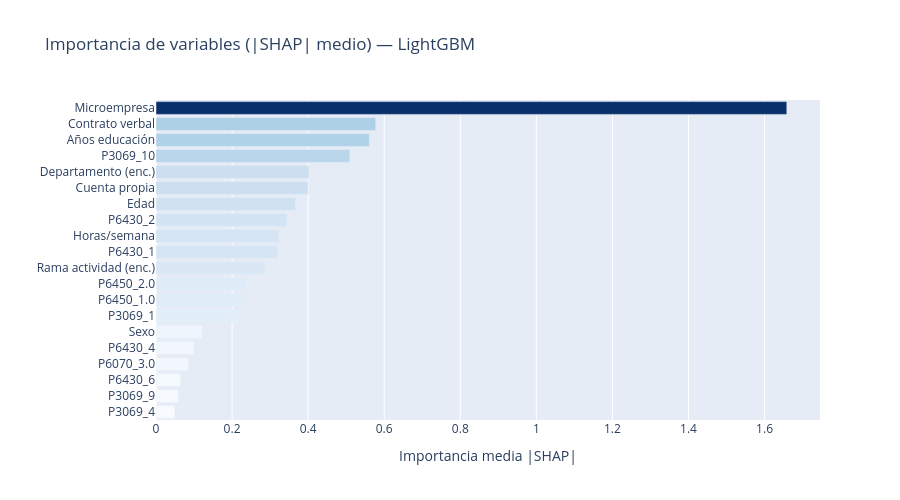

Write notebook code for a chart like this one.
### Markdown cell above
---
### SHAP — Importancia de variables (Plotly interactivo)

### Code cell
SAMPLE_SHAP = 2000
X_shap = X_test.sample(SAMPLE_SHAP, random_state=42)

explainer   = shap.TreeExplainer(modelo)
shap_values = explainer.shap_values(X_shap)
sv = shap_values[1] if isinstance(shap_values, list) else shap_values

NOMBRES = {
    'P6040':'Edad', 'ANIOS_EDU':'Años educación', 'P6800':'Horas/semana',
    'P3271':'Sexo', 'CLASE':'Zona (urbana/rural)',
    'CUENTA_PROPIA':'Cuenta propia', 'MICROEMPRESA':'Microempresa',
    'SUBEMPLEADO':'Subempleado', 'PLURIEMPLEO':'Pluriempleo',
    'CONTRATO_VERBAL':'Contrato verbal',
    '0':'Rama actividad (enc.)', '1':'Departamento (enc.)'
}
feat_names = [NOMBRES.get(c, c) for c in X_shap.columns]

# Importancia media |SHAP| como barras Plotly
mean_abs = pd.Series(np.abs(sv).mean(axis=0), index=feat_names).sort_values(ascending=True)
mean_abs = mean_abs.tail(20)  # top 20

fig_shap = px.bar(
    x=mean_abs.values, y=mean_abs.index, orientation='h',
    title=f'Importancia de variables (|SHAP| medio) — {meta["model"]}',
    labels={'x': 'Importancia media |SHAP|', 'y': ''},
    color=mean_abs.values, color_continuous_scale='Blues',
    height=500
)
fig_shap.update_layout(coloraxis_showscale=False)
fig_shap.show()
fig_shap.write_html(OUT_DIR / 'viz_06_shap.html')

print('Top 10 features por importancia SHAP:')
print(mean_abs.tail(10).sort_values(ascending=False).to_string())

### Figure 1 — Plotly figure (JSON) as saved in the notebook; plotly's stock layout.template omitted (floating-point values rounded to 4 significant figures)
{"data": [{"hovertemplate": "Importancia media |SHAP|=%{x}<br>=%{y}<br>color=%{marker.color}<extra></extra>", "legendgroup": "", "marker": {"color": [0.04959, 0.05881, 0.06465, 0.08591, 0.09988, 0.122, 0.2161, 0.2312, 0.2393, 0.2861, 0.3199, 0.3242, 0.3441, 0.3667, 0.4, 0.402, 0.5096, 0.5609, 0.5777, 1.658], "coloraxis": "coloraxis", "pattern": {"shape": ""}}, "name": "", "orientation": "h", "showlegend": false, "textposition": "auto", "type": "bar", "x": [0.04959, 0.05881, 0.06465, 0.08591, 0.09988, 0.122, 0.2161, 0.2312, 0.2393, 0.2861, 0.3199, 0.3242, 0.3441, 0.3667, 0.4, 0.402, 0.5096, 0.5609, 0.5777, 1.658], "xaxis": "x", "y": ["P3069_4", "P3069_9", "P6430_6", "P6070_3.0", "P6430_4", "Sexo", "P3069_1", "P6450_1.0", "P6450_2.0", "Rama actividad (enc.)", "P6430_1", "Horas/semana", "P6430_2", "Edad", "Cuenta propia", "Departamento (enc.)", "P3069_10", "Años educación", "Contrato verbal", "Microempresa"], "yaxis": "y"}], "layout": {"barmode": "relative", "coloraxis": {"colorbar": {"title": {"text": "color"}}, "colorscale": [[0.0, "rgb(247,251,255)"], [0.125, "rgb(222,235,247)"], [0.25, "rgb(198,219,239)"], [0.375, "rgb(158,202,225)"], [0.5, "rgb(107,174,214)"], [0.625, "rgb(66,146,198)"], [0.75, "rgb(33,113,181)"], [0.875, "rgb(8,81,156)"], [1.0, "rgb(8,48,107)"]], "showscale": false}, "height": 500, "legend": {"tracegroupgap": 0}, "title": {"text": "Importancia de variables (|SHAP| medio) — LightGBM"}, "xaxis": {"anchor": "y", "domain": [0.0, 1.0], "title": {"text": "Importancia media |SHAP|"}}, "yaxis": {"anchor": "x", "domain": [0.0, 1.0], "title": {"text": ""}}}}
